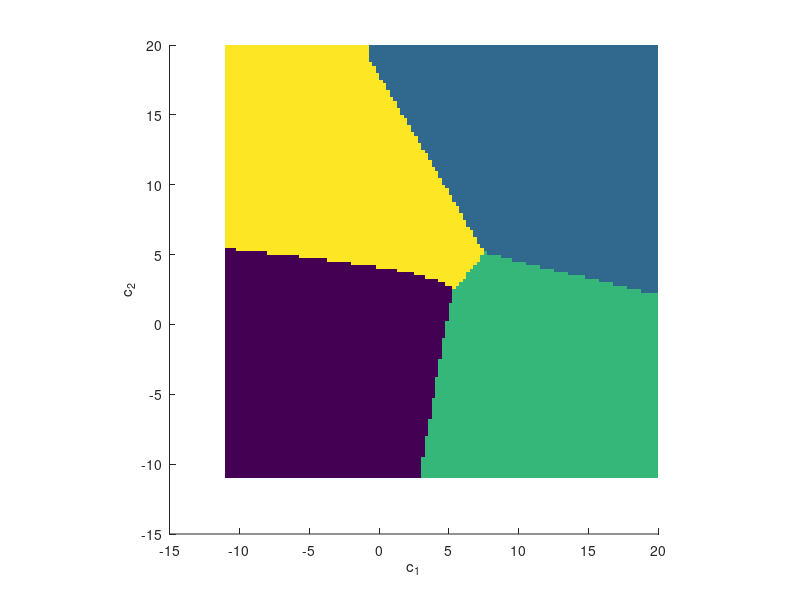
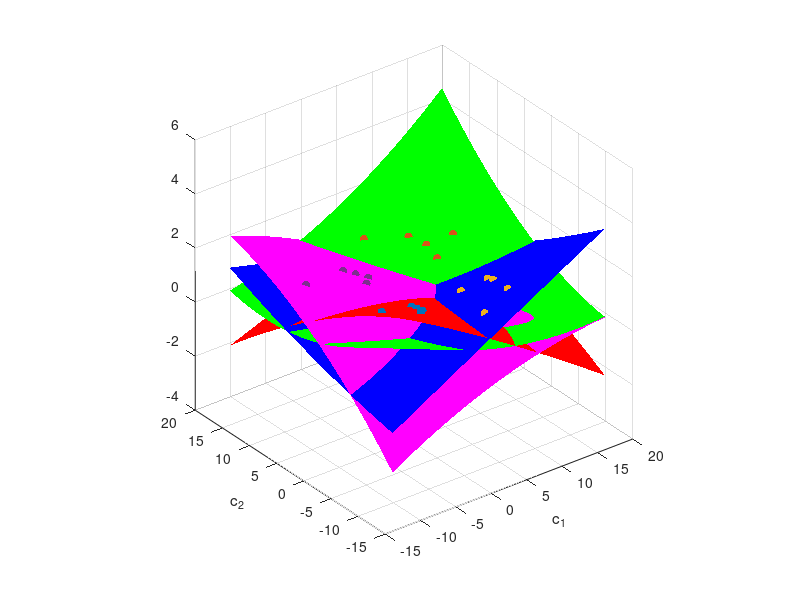

Source code (MATLAB) for these figures, in order:
clear;
load('data.mat');
%% a)
p1 = [ones(1, size(k1, 2)); k1; k1(1,:).*k1(1,:); k1(1,:).*k1(2,:); k1(2,:).*k1(2,:)]
p2 = [ones(1, size(k2, 2)); k2; k2(1,:).*k2(1,:); k2(1,:).*k2(2,:); k2(2,:).*k2(2,:)]
p3 = [ones(1, size(k3, 2)); k3; k3(1,:).*k3(1,:); k3(1,:).*k3(2,:); k3(2,:).*k3(2,:)]
p4 = [ones(1, size(k4, 2)); k4; k4(1,:).*k4(1,:); k4(1,:).*k4(2,:); k4(2,:).*k4(2,:)]

%% b)
d = [
    repmat([1 0 0 0], size(k1, 2), 1)
    repmat([0 1 0 0], size(k2, 2), 1)
    repmat([0 0 1 0], size(k3, 2), 1)
    repmat([0 0 0 1], size(k4, 2), 1)
]';

p = [p1 p2 p3 p4];

%% c1)
A = (d/p)';

%% c2)
E1 = p*p' / size(p, 2);
E2 = p*d' / size(p, 2);
A = inv(E1) * E2;

error = (d-A'*p).^2;

%% d)
c = [
    -2  6  5 -5
     2 12 -3  7
];

c = [ones(1, size(c, 2)); c; c(1,:).*c(1,:); c(1,:).*c(2,:); c(2,:).*c(2,:)];

d_c = A' * c;

[v, i] = min(abs(1 - d_c)); i

%% e)
mid = [4.5, 4.5];
x = mid(1)-15:0.25:mid(1)+15;
y = mid(2)-15:0.25:mid(2)+15;

[X, Y] = meshgrid(x, y);
c = [
    X(:)'
    Y(:)'
];
c = [ones(1, size(c, 2)); c; c(1,:).*c(1,:); c(1,:).*c(2,:); c(2,:).*c(2,:)];

d_c = A' * c;
[V, I] = max(d_c);

figure(1)
scatter(X(:), Y(:), 100, I(:), 's', 'fill');
xlabel('c_1');
ylabel('c_2');

axis square

figure(2)
surf(x, y, reshape(d_c(1,:), length(x), length(y)), 'FaceColor', 'r', 'EdgeColor', 'None');
hold on
surf(x, y, reshape(d_c(2,:), length(x), length(y)), 'FaceColor', 'g', 'EdgeColor', 'None');
surf(x, y, reshape(d_c(3,:), length(x), length(y)), 'FaceColor', 'b', 'EdgeColor', 'None');
surf(x, y, reshape(d_c(4,:), length(x), length(y)), 'FaceColor', 'm', 'EdgeColor', 'None');

scatter3(k1(1,:), k1(2,:), max(A'*p1), 'bo', 'filled');
scatter3(k2(1,:), k2(2,:), max(A'*p2), 'ko', 'filled');
scatter3(k3(1,:), k3(2,:), max(A'*p3), 'mo', 'filled');
scatter3(k4(1,:), k4(2,:), max(A'*p4), 'wo', 'filled');

xlabel('c_1');
ylabel('c_2');

axis square
hold off